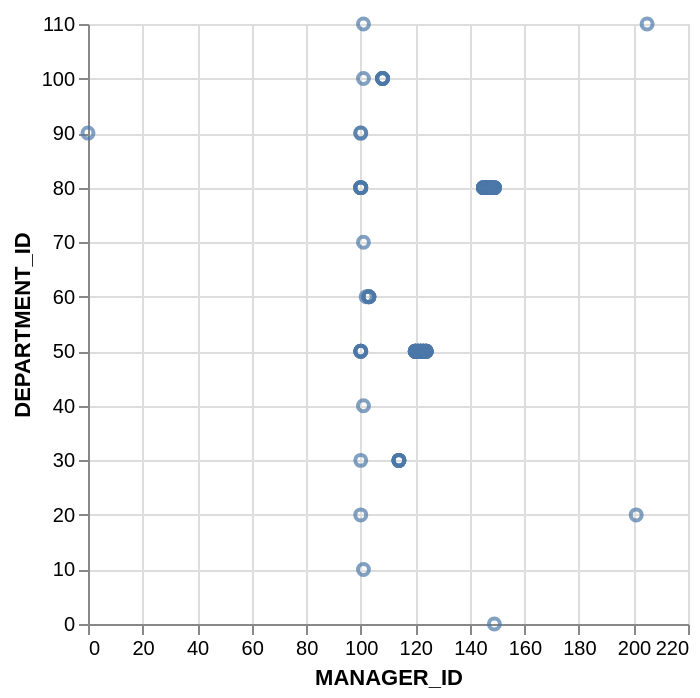

Write a Vega-Lite specification for this figure.
### Vega-Lite specification from a JSON file in a GitHub repository (floating-point values rounded to 4 significant figures)
{"data": {"values": [{"x_data": 0, "y_data": 90}, {"x_data": 100, "y_data": 90}, {"x_data": 100, "y_data": 90}, {"x_data": 102, "y_data": 60}, {"x_data": 103, "y_data": 60}, {"x_data": 103, "y_data": 60}, {"x_data": 103, "y_data": 60}, {"x_data": 103, "y_data": 60}, {"x_data": 101, "y_data": 100}, {"x_data": 108, "y_data": 100}, {"x_data": 108, "y_data": 100}, {"x_data": 108, "y_data": 100}, {"x_data": 108, "y_data": 100}, {"x_data": 108, "y_data": 100}, {"x_data": 100, "y_data": 30}, {"x_data": 114, "y_data": 30}, {"x_data": 114, "y_data": 30}, {"x_data": 114, "y_data": 30}, {"x_data": 114, "y_data": 30}, {"x_data": 114, "y_data": 30}, {"x_data": 100, "y_data": 50}, {"x_data": 100, "y_data": 50}, {"x_data": 100, "y_data": 50}, {"x_data": 100, "y_data": 50}, {"x_data": 100, "y_data": 50}, {"x_data": 120, "y_data": 50}, {"x_data": 120, "y_data": 50}, {"x_data": 120, "y_data": 50}, {"x_data": 120, "y_data": 50}, {"x_data": 121, "y_data": 50}, {"x_data": 121, "y_data": 50}, {"x_data": 121, "y_data": 50}, {"x_data": 121, "y_data": 50}, {"x_data": 122, "y_data": 50}, {"x_data": 122, "y_data": 50}, {"x_data": 122, "y_data": 50}, {"x_data": 122, "y_data": 50}, {"x_data": 123, "y_data": 50}, {"x_data": 123, "y_data": 50}, {"x_data": 123, "y_data": 50}, {"x_data": 123, "y_data": 50}, {"x_data": 124, "y_data": 50}, {"x_data": 124, "y_data": 50}, {"x_data": 124, "y_data": 50}, {"x_data": 124, "y_data": 50}, {"x_data": 100, "y_data": 80}, {"x_data": 100, "y_data": 80}, {"x_data": 100, "y_data": 80}, {"x_data": 100, "y_data": 80}, {"x_data": 100, "y_data": 80}, {"x_data": 145, "y_data": 80}, {"x_data": 145, "y_data": 80}, {"x_data": 145, "y_data": 80}, {"x_data": 145, "y_data": 80}, {"x_data": 145, "y_data": 80}, {"x_data": 145, "y_data": 80}, {"x_data": 146, "y_data": 80}, {"x_data": 146, "y_data": 80}, {"x_data": 146, "y_data": 80}, {"x_data": 146, "y_data": 80}, {"x_data": 146, "y_data": 80}, {"x_data": 146, "y_data": 80}, {"x_data": 147, "y_data": 80}, {"x_data": 147, "y_data": 80}, {"x_data": 147, "y_data": 80}, {"x_data": 147, "y_data": 80}, {"x_data": 147, "y_data": 80}, {"x_data": 147, "y_data": 80}, {"x_data": 148, "y_data": 80}, {"x_data": 148, "y_data": 80}, {"x_data": 148, "y_data": 80}, {"x_data": 148, "y_data": 80}, {"x_data": 148, "y_data": 80}, {"x_data": 148, "y_data": 80}, {"x_data": 149, "y_data": 80}, {"x_data": 149, "y_data": 80}, {"x_data": 149, "y_data": 80}, {"x_data": 149, "y_data": 80}, {"x_data": 149, "y_data": 0}, {"x_data": 149, "y_data": 80}, {"x_data": 120, "y_data": 50}, {"x_data": 120, "y_data": 50}, {"x_data": 120, "y_data": 50}, {"x_data": 120, "y_data": 50}, {"x_data": 121, "y_data": 50}, {"x_data": 121, "y_data": 50}, {"x_data": 121, "y_data": 50}, {"x_data": 121, "y_data": 50}, {"x_data": 122, "y_data": 50}, {"x_data": 122, "y_data": 50}, {"x_data": 122, "y_data": 50}, {"x_data": 122, "y_data": 50}, {"x_data": 123, "y_data": 50}, {"x_data": 123, "y_data": 50}, {"x_data": 123, "y_data": 50}, {"x_data": 123, "y_data": 50}, {"x_data": 124, "y_data": 50}, {"x_data": 124, "y_data": 50}, {"x_data": 124, "y_data": 50}, {"x_data": 124, "y_data": 50}, {"x_data": 101, "y_data": 10}, {"x_data": 100, "y_data": 20}, {"x_data": 201, "y_data": 20}, {"x_data": 101, "y_data": 40}, {"x_data": 101, "y_data": 70}, {"x_data": 101, "y_data": 110}, {"x_data": 205, "y_data": 110}]}, "mark": "point", "encoding": {"x": {"field": "x_data", "type": "quantitative", "title": "MANAGER_ID"}, "y": {"field": "y_data", "type": "quantitative", "title": "DEPARTMENT_ID"}}}
